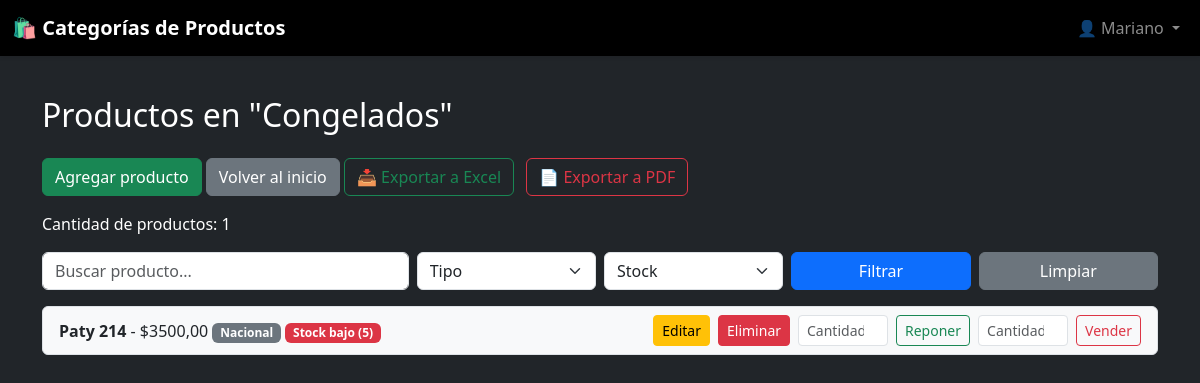
The page /categoria/2/ (signed in) on the database its author committed.
### control_productos/models.py (models this page shows, shortened)
class Categoria(models.Model):
    nombre = models.CharField(max_length=50)
    imagen = models.ImageField(upload_to='categorias/', null=True, blank=True)

class Producto(models.Model):
    nombre = models.CharField(max_length=100)
    precio = models.DecimalField(max_digits=10, decimal_places=2)
    importado = models.BooleanField(default=False)

### control_productos/views.py (the view)
# urls.py: path('categoria/<int:categoria_id>/', views.productos_por_categoria, name='productos_por_categoria'),
@login_required
def productos_por_categoria(request, categoria_id):
    categoria = get_object_or_404(Categoria, id=categoria_id)
    productos = Producto.objects.filter(categoria=categoria)
    q = request.GET.get('q')
    tipo = request.GET.get('tipo')
    stock = request.GET.get('stock')
    if q:
        productos = productos.filter(
            Q(nombre__icontains=q) |
            Q(precio__icontains=q)
        )
    if tipo == 'importado':
        productos = productos.filter(importado=True)
    elif tipo == 'nacional':
        productos = productos.filter(importado=False)
    if stock == 'sin':
        productos = productos.filter(stock=0)
    elif stock == 'bajo':
        productos = productos.filter(stock__lte=5, stock__gt=0)
    return render(request, 'control_productos/productos_por_categoria.html', {
        'categoria': categoria,
        'productos': productos
    })

### control_productos/templates/control_productos/productos_por_categoria.html (shortened to what this page needs)
{% extends 'control_productos/base.html' %}
{% block content %}
<h2 class="mb-4">Productos en "{{ categoria.nombre }}"</h2>
<a href="{% url 'agregar_producto_categoria' categoria.id %}" class="btn btn-success mb-3">Agregar producto</a>
<a href="{% url 'inicio' %}" class="btn btn-secondary mb-3">Volver al inicio</a>
<a href="{% url 'exportar_excel' categoria.id %}?tipo={{ request.GET.tipo }}&stock={{ request.GET.stock }}" class="btn btn-outline-success mb-3">
    📥 Exportar a Excel
</a>
<a href="{% url 'exportar_pdf' categoria.id %}?tipo={{ request.GET.tipo }}&stock={{ request.GET.stock }}" class="btn btn-outline-danger mb-3 ms-2">
    📄 Exportar a PDF
</a>
<p class="text-white">Cantidad de productos: {{ productos|length }}</p>
<form method="get" class="row g-2 mb-3">
    <div class="col-md-4">
        <input type="text" name="q" placeholder="Buscar producto..." class="form-control" value="{{ request.GET.q }}">
    </div>
    <div class="col-md-2">
        <select name="tipo" class="form-select">
            <option value="">Tipo</option>
        </select>
    </div>
    <div class="col-md-2">
        <select name="stock" class="form-select">
            <option value="">Stock</option>
        </select>
    </div>
    <div class="col-md-2">
        <button type="submit" class="btn btn-primary w-100">Filtrar</button>
    </div>
    <div class="col-md-2">
        <a href="{% url 'productos_por_categoria' categoria.id %}" class="btn btn-secondary w-100">Limpiar</a>
    </div>
</form>
{% if productos %}
    <ul class="list-group">
        {% for producto in productos %}
            <li class="list-group-item bg-light text-dark">
                <div class="d-flex justify-content-between align-items-center">
                    <div>
                        <strong>{{ producto.nombre }}</strong> - ${{ producto.precio }}
                        {% if producto.importado %}
                            <span class="badge bg-info">Importado</span>
                        {% else %}
                            <span class="badge bg-secondary">Nacional</span>
                        {% endif %}
                        {% if producto.stock == 0 %}
                            <span class="badge bg-dark">Sin stock</span>
                        {% elif producto.stock <= 5 %}
                            <span class="badge bg-danger">Stock bajo ({{ producto.stock }})</span>
                        {% else %}
                            <span class="badge bg-success">Stock OK ({{ producto.stock }})</span>
                        {% endif %}
                    </div>
                    <div class="d-flex align-items-center">
                        <a href="{% url 'editar_producto' producto.pk %}" class="btn btn-sm btn-warning me-2">Editar</a>
                        <a href="{% url 'eliminar_producto' producto.pk %}" class="btn btn-sm btn-danger me-2">Eliminar</a>
                        <form method="post" action="{% url 'reponer_stock' producto.id %}" class="d-flex align-items-center me-2">
                            <input type="number" name="cantidad" min="1" placeholder="Cantidad"
                                   class="form-control form-control-sm me-2" style="width: 90px;">
                            <button type="submit" class="btn btn-sm btn-outline-success">Reponer</button>
                        </form>
                        <form method="post" action="{% url 'vender_stock' producto.id %}" class="d-flex align-items-center">
                            <input type="number" name="cantidad" min="1" placeholder="Cantidad"
                                   class="form-control form-control-sm me-2" style="width: 90px;">
                            <button type="submit" class="btn btn-sm btn-outline-danger">Vender</button>
                        </form>
                    </div>
                </div>
            </li>
        {% endfor %}
    </ul>
{% else %}
    <div class="alert alert-warning">No hay productos en esta categoría.</div>
{% endif %}
{% endblock %}

### control_productos/templates/control_productos/base.html (shortened to what this page needs)
<!DOCTYPE html>
<html lang="es">
<head>
    <link href="https://cdn.jsdelivr.net/npm/bootstrap@5.3.3/dist/css/bootstrap.min.css" rel="stylesheet">
</head>
<body class="bg-dark text-white">
<nav class="navbar navbar-expand-lg navbar-dark bg-black fixed-top shadow-sm">
    <div class="container-fluid">
        <a class="navbar-brand fw-bold" href="{% url 'inicio' %}">🛍️ Categorías de Productos</a>
        <div class="collapse navbar-collapse justify-content-end" id="navbarContent">
            <ul class="navbar-nav align-items-center">
                {% if user.is_authenticated %}
                    <li class="nav-item dropdown">
                        <a class="nav-link dropdown-toggle" href="#" role="button" data-bs-toggle="dropdown">
                            👤 {{ user.username|title }}
                        </a>
                    </li>
                {% else %}
                    <li class="nav-item">
                        <a class="nav-link" href="{% url 'login' %}">🔐 Iniciar sesión</a>
                    </li>
                {% endif %}
            </ul>
        </div>
    </div>
</nav>
<div class="container mt-5 pt-5">
    {% block content %}{% endblock %}
</div>
</body>
</html>

### control_productos/templates/control_productos/base.html (style rules this page uses)
body { background-color: #121212; color: #ffffff; }
.btn, .form-control { transition: all 0.2s ease-in-out; }
.navbar { transition: background-color 0.3s ease; }

### rows shown on the page
Categoria: nombre "Congelados"
Producto: nombre "Paty 214", precio "3500,00", importado "Nacional", stock "5"

### other values the page prints
{{ user.username|title }} "Mariano"
{{ productos|length }} "1"
